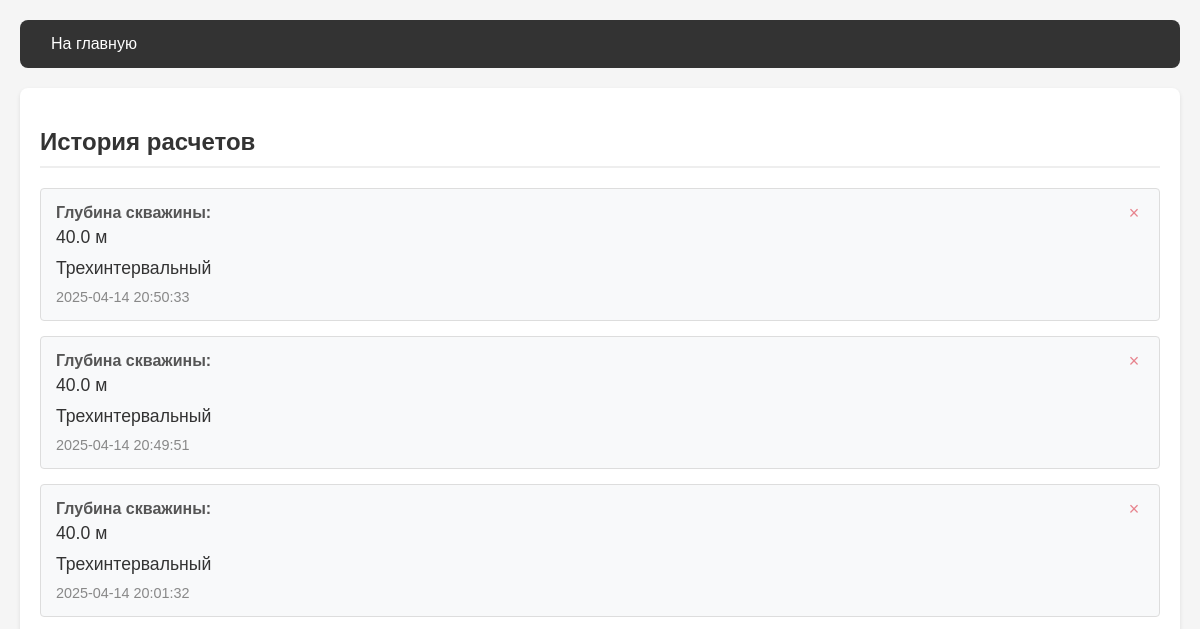
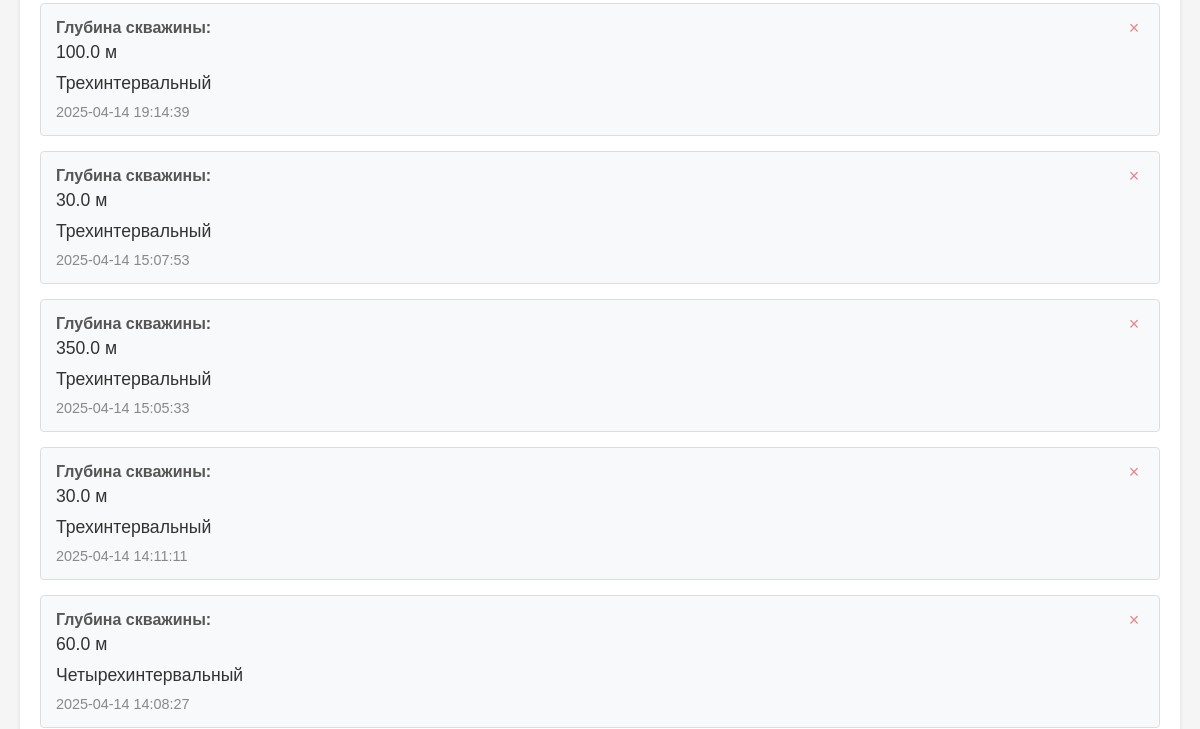
Before: /history (upper part) with the older database file (2 pictures, top to bottom).
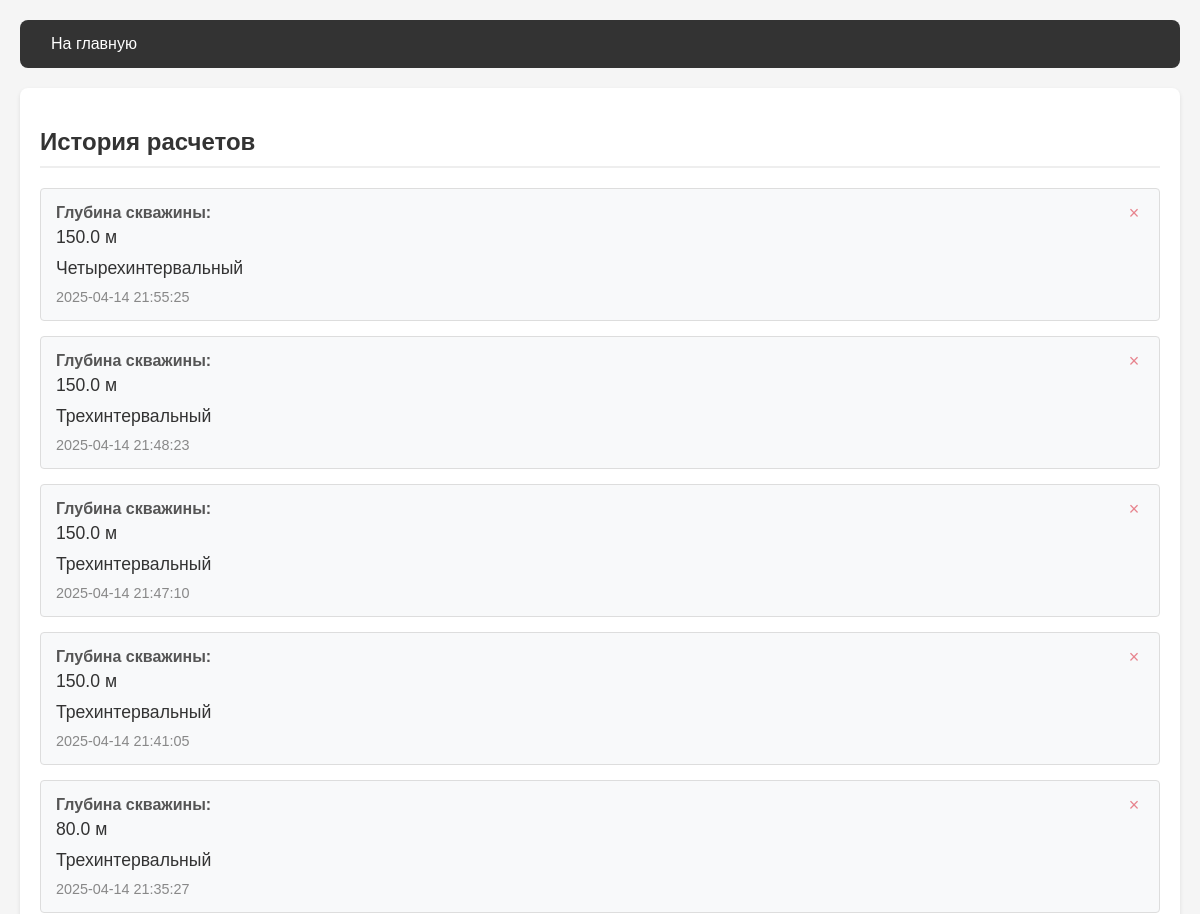
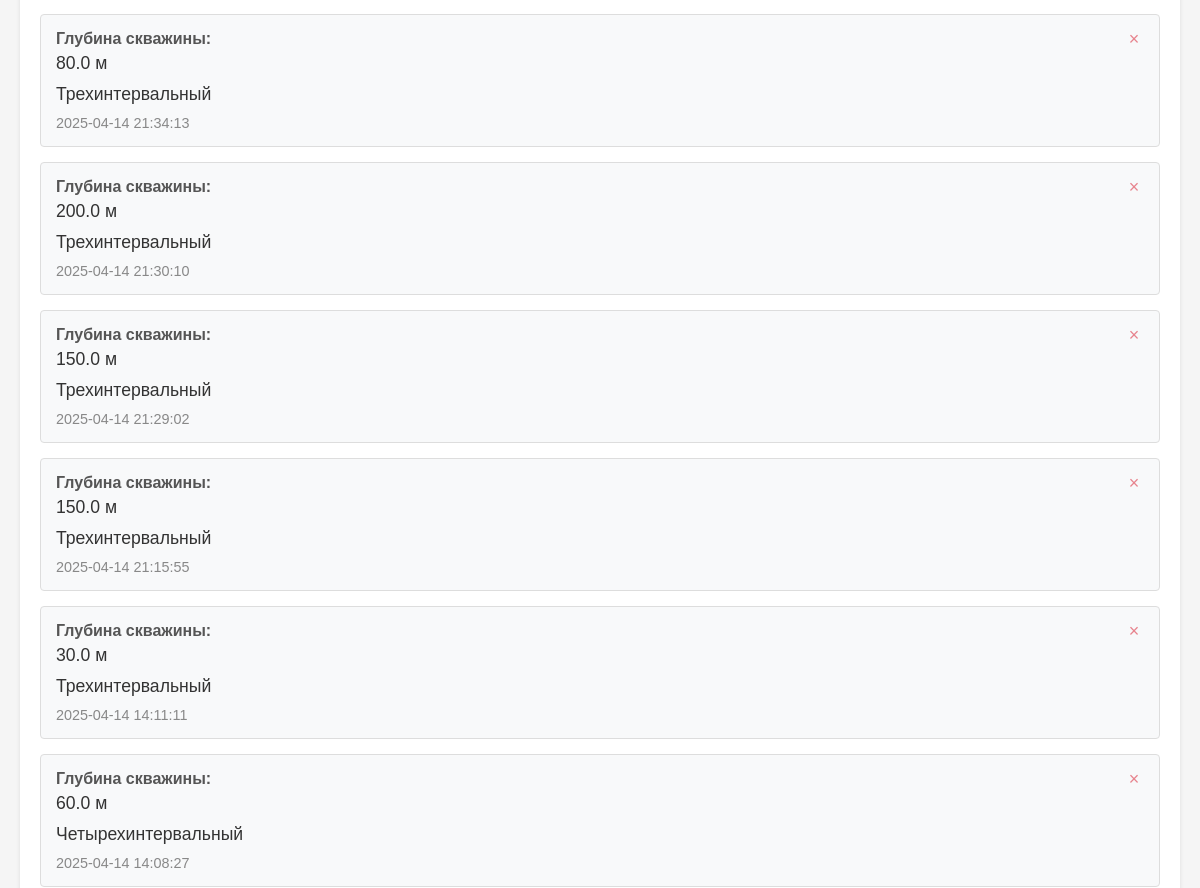
After: the same page with the newer database file (2 pictures, top to bottom).
### tables this page shows
CREATE TABLE "calculations" (
                id INTEGER PRIMARY KEY AUTOINCREMENT,
                depth REAL,
                profile_type INTEGER, -- 1 - трехинтервальный, 2 - четырехинтервальный
                timestamp DATETIME,
                results TEXT
            );

### app.py (the view)
@app.route('/history')
def history():
    calculations = get_all_calculations()
    return render_template('history.html', calculations=calculations)

### database.py (called while the page is built)
def get_all_calculations():
    print("Получение списка всех расчетов")
    conn = sqlite3.connect('calculations.db')
    c = conn.cursor()
    try:
        c.execute('SELECT id, depth, profile_type, timestamp FROM calculations ORDER BY timestamp DESC')
        calculations = []
        for row in c.fetchall():
            profile_type_str = "Трехинтервальный" if row[2] == 1 else "Четырехинтервальный"
            calculations.append({
                'id': row[0],
                'depth': row[1],
                'profile_type': row[2],
                'profile_type_str': profile_type_str,
                'timestamp': row[3]
            })
        print(f"Найдено {len(calculations)} расчетов")
        return calculations
    except Exception as e:
        print(f"Ошибка при получении расчетов: {str(e)}")
        raise
    finally:
        conn.close()

### templates/history.html (shortened to what this page needs)
<!DOCTYPE html>
<html lang="ru">
<head>
</head>
<body>
    <div class="container">
        <div class="nav">
            <a href="/">На главную</a>
        </div>
        <div class="main-content">
            <h2>История расчетов</h2>
            {% if calculations %}
                <ul class="calculation-list">
                    {% for calc in calculations %}
                        <li class="calculation-item" onclick="showResults('{{ calc.id }}')">
                            <button class="delete-btn" onclick="deleteCalculation(event, '{{ calc.id }}')">&times;</button>
                            <div class="info-label">Глубина скважины:</div>
                            <div class="info-value">{{ calc.depth }} м</div>
                            <div class="info-value">{{ "Трехинтервальный" if calc.profile_type == 1 else "Четырехинтервальный" if calc.profile_type == 2 else "J-образный" if calc.profile_type == 3 else "S-образный" if calc.profile_type == 4 else "Неизвестный тип" }}</div>
                            <div class="timestamp">{{ calc.timestamp }}</div>
                        </li>
                    {% endfor %}
                </ul>
            {% else %}
                <p class="no-results">История расчетов пуста</p>
            {% endif %}
        </div>
    </div>
</body>
</html>

### templates/history.html (style rules this page uses)
body { font-family: Arial, sans-serif; margin: 0; padding: 20px; background-color: #f5f5f5; }
.container { max-width: 1200px; margin: 0 auto; }
.nav { background-color: #333; padding: 15px; border-radius: 8px; margin-bottom: 20px; }
.nav a { margin-right: 15px; text-decoration: none; color: white; padding: 8px 16px; border-radius: 4px; transition: background-color 0.2s; }
.main-content { background: white; padding: 20px; border-radius: 8px; box-shadow: 0 2px 4px rgba(0,0,0,0.1); }
.calculation-list { list-style: none; padding: 0; margin: 0; }
.calculation-item { padding: 15px; border: 1px solid #ddd; border-radius: 4px; margin-bottom: 15px; cursor: pointer; transition: all 0.3s ease; background: #f8f9fa; position: relative; }
.info-label { font-weight: bold; color: #555; margin-bottom: 5px; }
.info-value { color: #333; margin-bottom: 10px; font-size: 1.1em; }
.timestamp { color: #888; font-size: 0.9em; margin-top: 5px; }
.delete-btn { position: absolute; top: 10px; right: 10px; background: none; border: none; color: #dc3545; cursor: pointer; padding: 5px; font-size: 18px; opacity: 0.6; transition: opacity 0.2s; display: flex; align-items: center; justify-content: center; width: 30px; height: 30px; border-radius: 50%; }
h2 { color: #333; margin-bottom: 20px; padding-bottom: 10px; border-bottom: 2px solid #eee; }

Changed rows visible on the page:
removed calculations: depth "40.0", profile_type "Трехинтервальный", timestamp "2025-04-14 20:50:33"
removed calculations: depth "40.0", profile_type "Трехинтервальный", timestamp "2025-04-14 20:49:51"
removed calculations: depth "40.0", profile_type "Трехинтервальный", timestamp "2025-04-14 20:01:32"
removed calculations: depth "100.0", profile_type "Трехинтервальный", timestamp "2025-04-14 19:14:39"
removed calculations: depth "30.0", profile_type "Трехинтервальный", timestamp "2025-04-14 15:07:53"
removed calculations: depth "350.0", profile_type "Трехинтервальный", timestamp "2025-04-14 15:05:33"
added calculations: depth "150.0", profile_type "Четырехинтервальный", timestamp "2025-04-14 21:55:25"
added calculations: depth "150.0", profile_type "Трехинтервальный", timestamp "2025-04-14 21:48:23"
added calculations: depth "150.0", profile_type "Трехинтервальный", timestamp "2025-04-14 21:47:10"
added calculations: depth "150.0", profile_type "Трехинтервальный", timestamp "2025-04-14 21:41:05"
added calculations: depth "80.0", profile_type "Трехинтервальный", timestamp "2025-04-14 21:35:27"
added calculations: depth "80.0", profile_type "Трехинтервальный", timestamp "2025-04-14 21:34:13"
added calculations: depth "200.0", profile_type "Трехинтервальный", timestamp "2025-04-14 21:30:10"
added calculations: depth "150.0", profile_type "Трехинтервальный", timestamp "2025-04-14 21:29:02"
added calculations: depth "150.0", profile_type "Трехинтервальный", timestamp "2025-04-14 21:15:55"
